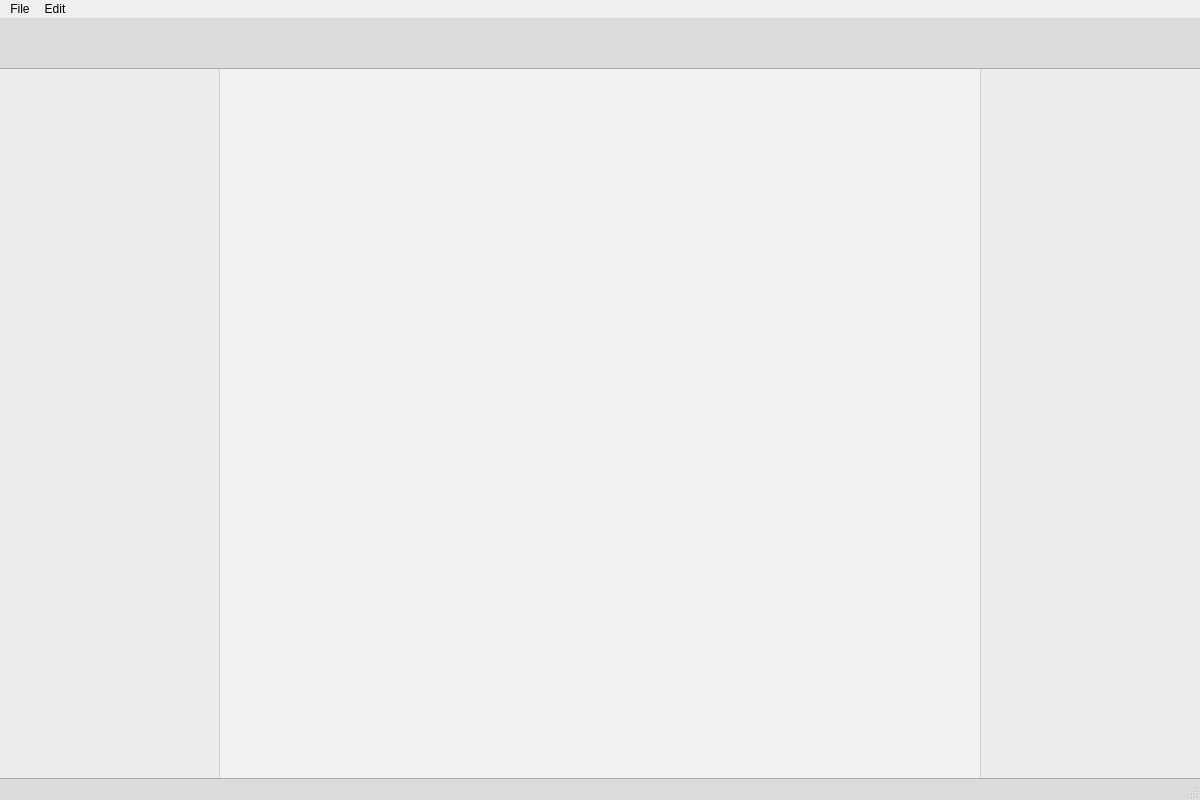
<?xml version="1.0" encoding="UTF-8"?>
<ui version="4.0">
 <class>MainWindow</class>
 <widget class="QMainWindow" name="MainWindow">
  <property name="geometry">
   <rect>
    <x>0</x>
    <y>0</y>
    <width>1200</width>
    <height>800</height>
   </rect>
  </property>
  <property name="windowTitle">
   <string>Akira</string>
  </property>
  <widget class="QWidget" name="centralWidget">
   <property name="styleSheet">
    <string notr="true">#centralWidget,
#mainCanvas {
	background-color: #F2F2F2;
	border: none;
}

#layerBar {
	background-color: #ECECEC;
	border-left: 1px solid #D0D0D0;
}

#optionBar {
	background-color: #ECECEC;
	border-right: 1px solid #D0D0D0;
}</string>
   </property>
   <layout class="QHBoxLayout" name="horizontalLayout">
    <property name="leftMargin">
     <number>0</number>
    </property>
    <property name="topMargin">
     <number>0</number>
    </property>
    <property name="rightMargin">
     <number>0</number>
    </property>
    <property name="bottomMargin">
     <number>0</number>
    </property>
    <item>
     <widget class="QSplitter" name="splitter">
      <property name="sizePolicy">
       <sizepolicy hsizetype="Expanding" vsizetype="Expanding">
        <horstretch>0</horstretch>
        <verstretch>0</verstretch>
       </sizepolicy>
      </property>
      <property name="frameShape">
       <enum>QFrame::NoFrame</enum>
      </property>
      <property name="lineWidth">
       <number>0</number>
      </property>
      <property name="orientation">
       <enum>Qt::Horizontal</enum>
      </property>
      <property name="opaqueResize">
       <bool>true</bool>
      </property>
      <property name="handleWidth">
       <number>0</number>
      </property>
      <property name="childrenCollapsible">
       <bool>false</bool>
      </property>
      <widget class="QWidget" name="optionBar" native="true">
       <property name="minimumSize">
        <size>
         <width>220</width>
         <height>0</height>
        </size>
       </property>
      </widget>
      <widget class="QWidget" name="mainArea" native="true">
       <property name="sizePolicy">
        <sizepolicy hsizetype="Expanding" vsizetype="Expanding">
         <horstretch>100</horstretch>
         <verstretch>0</verstretch>
        </sizepolicy>
       </property>
       <property name="minimumSize">
        <size>
         <width>0</width>
         <height>0</height>
        </size>
       </property>
       <layout class="QGridLayout" name="gridLayout">
        <property name="leftMargin">
         <number>0</number>
        </property>
        <property name="topMargin">
         <number>0</number>
        </property>
        <property name="rightMargin">
         <number>0</number>
        </property>
        <property name="bottomMargin">
         <number>0</number>
        </property>
        <item row="0" column="0">
         <widget class="QScrollArea" name="scrollCanvas">
          <property name="autoFillBackground">
           <bool>false</bool>
          </property>
          <property name="styleSheet">
           <string notr="true"/>
          </property>
          <property name="frameShape">
           <enum>QFrame::NoFrame</enum>
          </property>
          <property name="frameShadow">
           <enum>QFrame::Plain</enum>
          </property>
          <property name="lineWidth">
           <number>0</number>
          </property>
          <property name="widgetResizable">
           <bool>true</bool>
          </property>
          <widget class="QWidget" name="mainCanvas">
           <property name="geometry">
            <rect>
             <x>0</x>
             <y>0</y>
             <width>760</width>
             <height>707</height>
            </rect>
           </property>
           <property name="styleSheet">
            <string notr="true"/>
           </property>
          </widget>
         </widget>
        </item>
       </layout>
      </widget>
      <widget class="QWidget" name="layerBar" native="true">
       <property name="sizePolicy">
        <sizepolicy hsizetype="Minimum" vsizetype="Expanding">
         <horstretch>0</horstretch>
         <verstretch>0</verstretch>
        </sizepolicy>
       </property>
       <property name="minimumSize">
        <size>
         <width>220</width>
         <height>0</height>
        </size>
       </property>
      </widget>
     </widget>
    </item>
   </layout>
  </widget>
  <widget class="QMenuBar" name="menuBar">
   <property name="geometry">
    <rect>
     <x>0</x>
     <y>0</y>
     <width>1200</width>
     <height>22</height>
    </rect>
   </property>
   <widget class="QMenu" name="menuFile">
    <property name="title">
     <string>File</string>
    </property>
    <addaction name="actionOpen"/>
    <addaction name="actionOpen_Recent"/>
    <addaction name="separator"/>
    <addaction name="actionSave"/>
    <addaction name="actionSave_As"/>
    <addaction name="separator"/>
    <addaction name="actionPreferences"/>
    <addaction name="separator"/>
    <addaction name="actionClose"/>
   </widget>
   <widget class="QMenu" name="menuEdit">
    <property name="title">
     <string>Edit</string>
    </property>
    <addaction name="actionUndo"/>
    <addaction name="actionRedo"/>
    <addaction name="separator"/>
   </widget>
   <addaction name="menuFile"/>
   <addaction name="menuEdit"/>
  </widget>
  <widget class="QToolBar" name="mainToolBar">
   <property name="minimumSize">
    <size>
     <width>0</width>
     <height>50</height>
    </size>
   </property>
   <property name="styleSheet">
    <string notr="true">#mainToolBar {
	background-color: #DBDBDB;
	border-bottom: 1px solid #ADABAD;
}</string>
   </property>
   <property name="movable">
    <bool>false</bool>
   </property>
   <property name="floatable">
    <bool>false</bool>
   </property>
   <attribute name="toolBarArea">
    <enum>TopToolBarArea</enum>
   </attribute>
   <attribute name="toolBarBreak">
    <bool>false</bool>
   </attribute>
  </widget>
  <widget class="QStatusBar" name="statusBar">
   <property name="styleSheet">
    <string notr="true">#statusBar {
	background-color: #DBDBDB;
	border-top: 1px solid #ADABAD;
}</string>
   </property>
  </widget>
  <action name="actionOpen">
   <property name="text">
    <string>Open</string>
   </property>
  </action>
  <action name="actionSave">
   <property name="text">
    <string>Save</string>
   </property>
  </action>
  <action name="actionOpen_Recent">
   <property name="text">
    <string>Open Recent</string>
   </property>
  </action>
  <action name="actionSave_As">
   <property name="text">
    <string>Save As</string>
   </property>
  </action>
  <action name="actionPreferences">
   <property name="text">
    <string>Preferences</string>
   </property>
  </action>
  <action name="actionClose">
   <property name="text">
    <string>Quit</string>
   </property>
  </action>
  <action name="actionUndo">
   <property name="text">
    <string>Undo</string>
   </property>
  </action>
  <action name="actionRedo">
   <property name="text">
    <string>Redo</string>
   </property>
  </action>
 </widget>
 <layoutdefault spacing="6" margin="11"/>
 <resources/>
 <connections/>
</ui>
